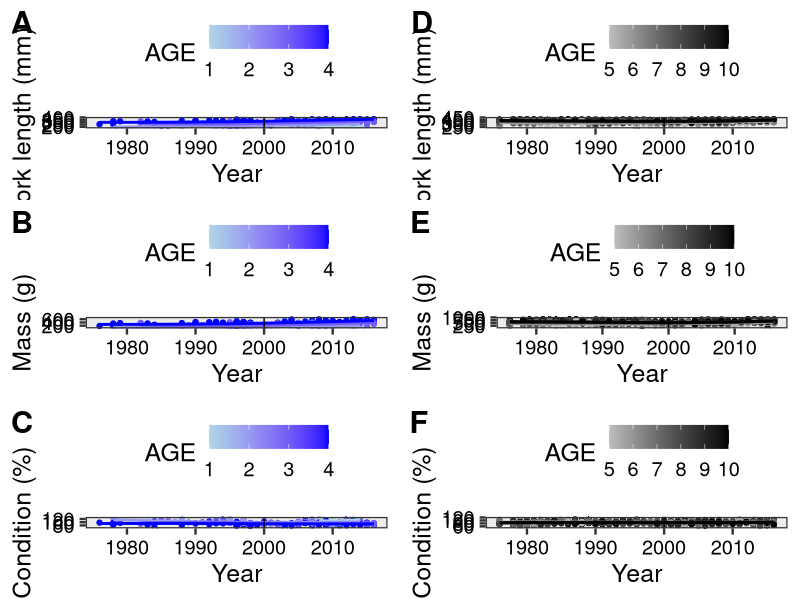
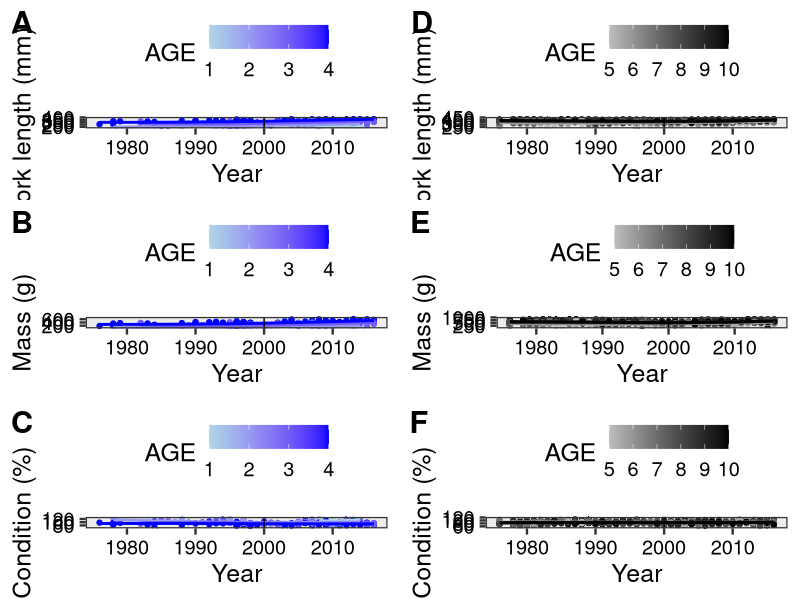

Source code (R) for these figures, in order:
# load packages
library(tidyverse)
library(cowplot)
library(readxl)

# read in data, filter out spring captures
l224 = read_excel("data/Lake 224 LT to 2016.xlsx") %>%
  filter(SESN == "2F")

# plot fork length at age for ages <=4
a=
  l224 %>%
  filter(AGE <= 4) %>%
  ggplot(aes(x = Year, y = FORK_LENGTH, group = AGE, colour = AGE)) +
  scale_colour_continuous(low = "light blue", high = "blue")+
  geom_point() +
  geom_smooth(span = 1, se = F) +
  theme_bw(base_size=18)+
  ylab("Fork length (mm)")+
  theme(legend.position="top")+
  theme(axis.text.x = element_text(colour = 'black'),
        axis.text.y = element_text(colour = 'black')) + 
  geom_vline(xintercept = 2000)

# plot fork length at age for ages >4 and <11 
b=
l224 %>%
  filter(AGE > 4 & AGE < 11) %>%
  ggplot(aes(x = Year, y = FORK_LENGTH, group = AGE, colour = AGE)) +
  scale_colour_continuous(low = "grey", high = "black")+
  geom_point() +
  geom_smooth(span = 1, se = F) +
  theme_bw(base_size=18)+
  scale_y_continuous(limits = c(230, 450)) +
  ylab("Fork length (mm)")+
  theme(legend.position="top")+
  theme(axis.text.x = element_text(colour = 'black'),
        axis.text.y = element_text(colour = 'black')) + 
  geom_vline(xintercept = 2000)

# plot mass at age for ages <=4
c=
l224 %>%
  filter(AGE <= 4) %>%
  ggplot(aes(x = Year, y = WEIGHT, group = AGE, colour = AGE)) +
  scale_colour_continuous(low = "light blue", high = "blue")+
  geom_point() +
  geom_smooth(span = 1, se = F) +
  theme_bw(base_size=18)+
  ylab("Mass (g)")+
  theme(legend.position="top")+
  theme(axis.text.x = element_text(colour = 'black'),
        axis.text.y = element_text(colour = 'black')) + 
  geom_vline(xintercept = 2000)

# plot mass at age for ages >4 and <11 
d=
  l224 %>%
  filter(AGE > 4 & AGE < 11) %>%
  ggplot(aes(x = Year, y = WEIGHT, group = AGE, colour = AGE)) +
  scale_colour_continuous(low = "grey", high = "black")+
  geom_point() +
  geom_smooth(span = 1, se = F) +
  theme_bw(base_size=18)+
  #scale_y_continuous(limits = c(230, 450)) +
  ylab("Mass (g)")+
  theme(legend.position="top")+
  theme(axis.text.x = element_text(colour = 'black'),
        axis.text.y = element_text(colour = 'black')) + 
  geom_vline(xintercept = 2000)

# plot condition (relative weight) at age for ages <=4  
e=
l224 %>%
  filter(AGE <= 4) %>%
  mutate(Ws = 10^(-5.681 + 3.2462*(log10(TOTAL_LENGTH)))) %>% # calculates standard weight for each fish based on its FL
  mutate(rW = WEIGHT/Ws*100) %>% # calculates relative weight for each fish
  ggplot(aes(x = Year, y = rW, group = AGE, colour = AGE)) +
  scale_colour_continuous(low = "light blue", high = "blue")+
  geom_point() +
  geom_smooth(span = 1, se = F) +
  theme_bw(base_size=18)+
  ylab("Condition (%)")+
  theme(legend.position="top")+
  theme(axis.text.x = element_text(colour = 'black'),
        axis.text.y = element_text(colour = 'black')) + 
  geom_vline(xintercept = 2000)

# plot condition (relative weight) at age for ages >4 and <11   
f=
l224 %>%
  filter(AGE > 4 & AGE < 11) %>%
  mutate(Ws = 10^(-5.681 + 3.2462*(log10(TOTAL_LENGTH)))) %>% # calculates standard weight for each fish based on its FL
  mutate(rW = WEIGHT/Ws*100) %>%
  filter(!rW > 500) %>%# calculates relative weight for each fish
  ggplot(aes(x = Year, y = rW, group = AGE, colour = AGE)) +
  scale_colour_continuous(low = "grey", high = "black")+
  geom_point() +
  geom_smooth(span = 1, se = F) +
  theme_bw(base_size=18)+
  ylab("Condition (%)")+
  theme(legend.position="top")+
  scale_y_continuous(limits = c(50, 120)) +
  theme(axis.text.x = element_text(colour = 'black'),
        axis.text.y = element_text(colour = 'black')) + 
  geom_vline(xintercept = 2000)

# make panel plot  
plot_grid(a, b, c, d, e, f, ncol=2, labels=c("A", "D", "B", "E", "C", "F"), 
          label_size=22)
# save  plot
ggsave("figs/fig_s3_l224_saa.tiff", width=12, height=17, units="in", dpi=500)

